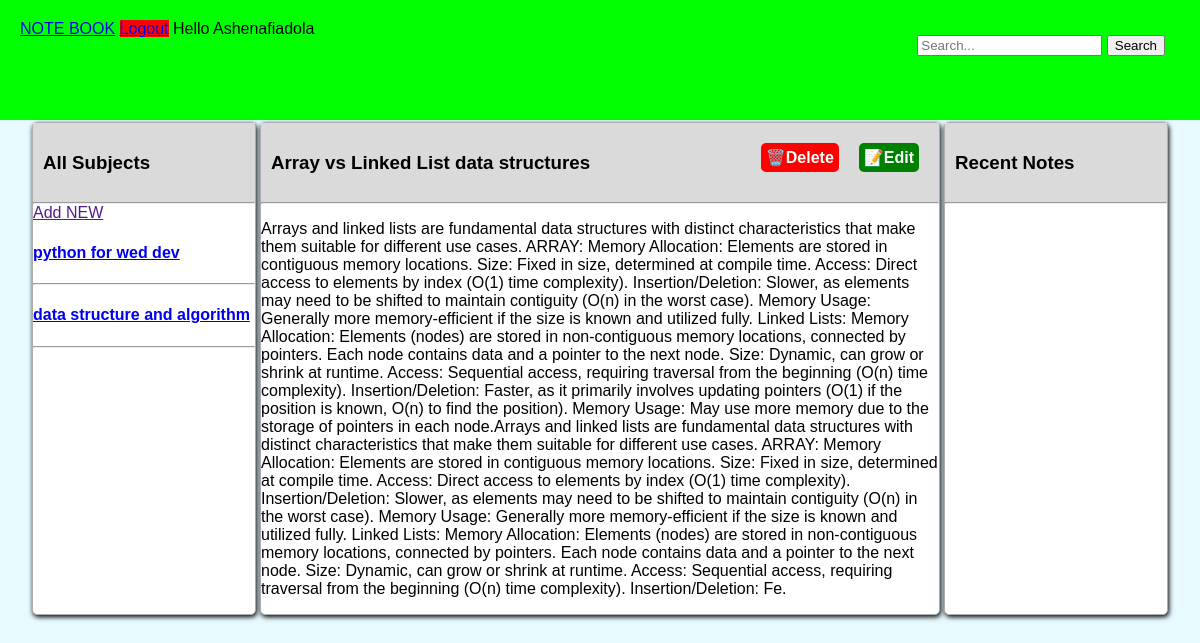
The page /note/2 (signed in) on the database as committed earlier.
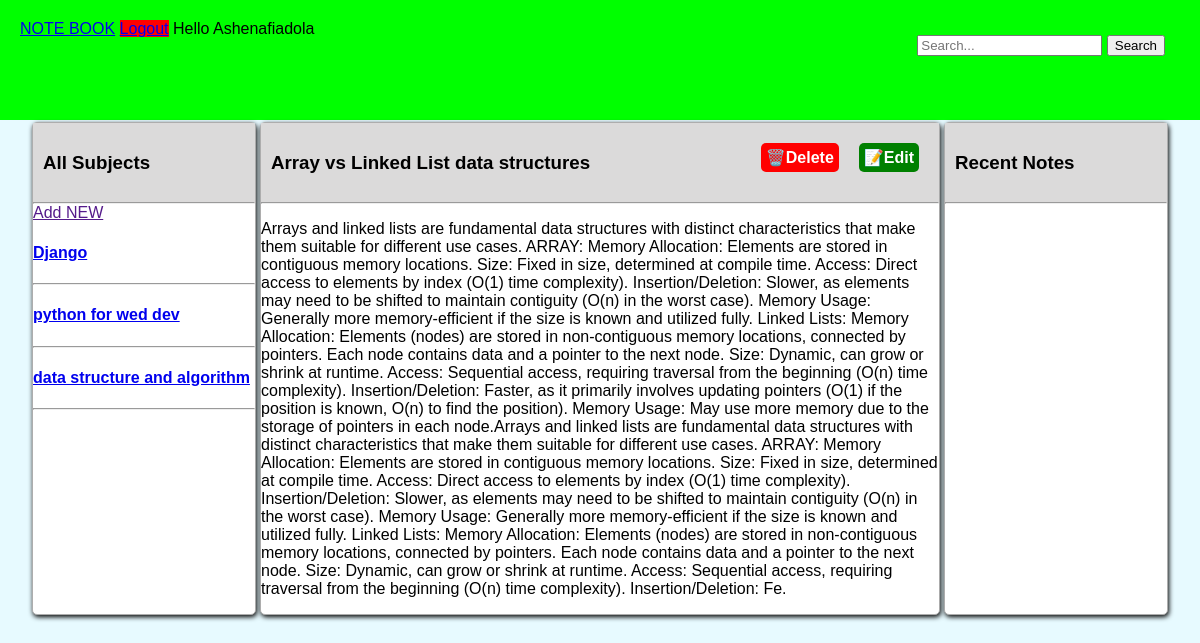
The same page on the database as committed later.
### Noteapp/models.py (models this page shows)
class Subject(models.Model):
    user = models.ForeignKey(User, on_delete=models.CASCADE)
    name = models.CharField(max_length=255)
    description = models.TextField(null=True, blank=True)
    created = models.DateTimeField(auto_now_add=True)
    updated = models.DateTimeField(auto_now=True)
    class Meta:
        ordering = ['-created', '-updated']
    def __str__(self):
        return self.name

### Noteapp/views.py (the view)
# urls.py: path("note/<int:pk>", views.note, name="note"),
def note(request,pk):
    subjects = Subject.objects.filter(user=request.user)
    note = Note.objects.get(id=pk)
    context = {
        "note":note,
        'subjects':subjects,
    }
    return render(request, "Noteapp/note.html",context)

### Noteapp/templates/Noteapp/note.html
{% extends 'Noteapp/main.html' %}
{% block form %}
<form class="d-flex" action="" method="get">
    <div class="input-group">
            <input type="search" name="q" class="form-control" placeholder="Search...">
            <button class="btn btn-outline-light" type="submit">Search</button>
    </div>
</form>
{% endblock %}
{% block content %}
<div class="main-container">
    <div class="card">
            <div class="sec-header"><h3>All Subjects</h3></div>
            <hr><a href="">Add NEW</a>
            <div>
                    {% for subject in subjects %}
                            <h4><a href="{% url 'subject' subject.id %}">{{subject}}</a></h4>
                            <hr>
                    {% endfor %}
            </div>
    </div>
    <div class="card main-card">
            <div  class="sec-header">
                <h3 class="card-title" style="display: inline-block; width: 50%;"">{{ note.title }}</h3>
                <a class="btn-link" href="{% url 'editNote' note.id %}" style="background-color: green;">📝Edit</a>
                <a class="btn-link" href="{% url 'deleteNote' note.id %}" style="background-color: red;">🗑️Delete</a>
        </div>
            <hr>
            <div class="">
                <p class="card-text">{{ note.note }}</p>
            </div>
    </div>
    <div class="card">
            <div class="sec-header"><h3>Recent Notes</h3></div>
            <hr>
    </div>
</div>
{% endblock %}

Rows that differ between the two databases and show on the page:
added Subject: name "Django"
